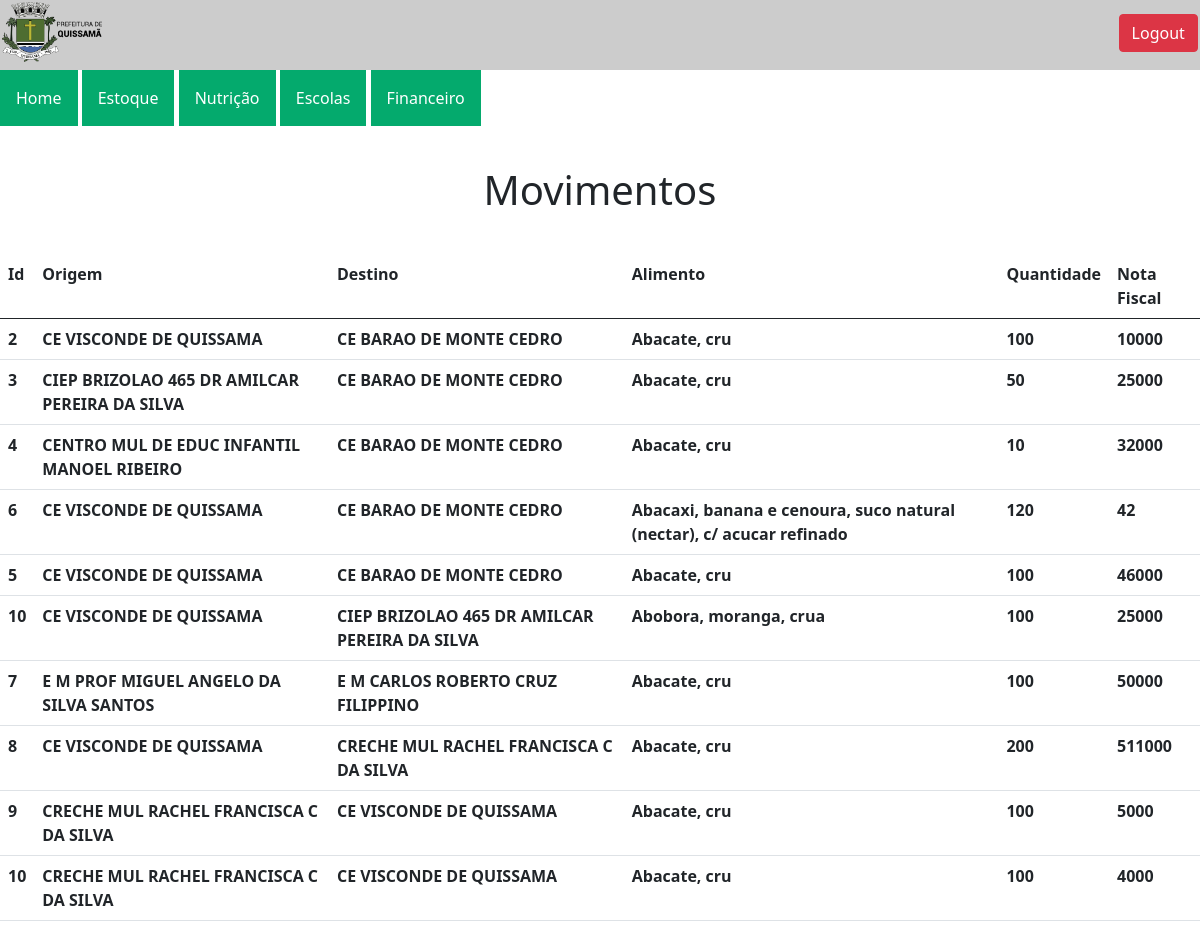
The app's page /movimentos (signed in) with its own data.
### app/models.py (models this page shows)
class Movimentos(db.Model, UserMixin):
    __tablename__ = 'Movimentos'
    id = db.Column(db.Integer, primary_key=True)
    Alimentos_id = db.Column(db.Integer, db.ForeignKey('Alimentos.alimentos_id'), primary_key=True)
    origem_id = db.Column(db.Integer, db.ForeignKey('Escolas.id'), primary_key=True)
    destino_id = db.Column(db.Integer, db.ForeignKey('Escolas.id'), primary_key=True)
    nota_fiscal = db.Column(db.Integer)
    quantidade = db.Column(db.Integer)
    alimentos = db.relationship('Alimentos', back_populates="alimentos_relat")
    origem = db.relationship('Escolas', foreign_keys=[origem_id])
    destino = db.relationship('Escolas', foreign_keys=[destino_id])

class Escolas(db.Model, UserMixin):
    __tablename__ = 'Escolas'
    id = db.Column(db.Integer, primary_key=True)
    nome = db.Column(db.String(84))
    bairro = db.Column(db.String(84))
    endereco = db.Column(db.String(84))
    alunos = db.Column(db.Integer)
    escolas_estoques = db.relationship("Estoque", back_populates="escolas")

class Alimentos(db.Model, UserMixin):
    __tablename__ = "Alimentos"
    alimentos_id = db.Column(db.Integer, primary_key=True)
    nome = db.Column(db.String(84), nullable = False)
    energia = db.Column(db.Float)
    proteina = db.Column(db.Float)
    lipideos = db.Column(db.Float)
    carboidratos = db.Column(db.Float)
    calcio = db.Column(db.Float)
    ferro = db.Column(db.Float)
    retinol = db.Column(db.Float)
    vitamina_c = db.Column(db.Float)
    sodio = db.Column(db.Float)
    restricao = db.Column(db.Integer)
    pratos_relat = db.relationship("pratos_alimentos", back_populates="alimentos")
    alimentos_relat = db.relationship("Movimentos", back_populates="alimentos")
    alimentos_estocados = db.relationship("Estoque", back_populates="alimentos")

### app/routes.py (the view)
    @app.route('/movimentos')
    def movimentos():
        movi = Movimentos.query.all()
        return render_template('movimentos.html', movi=movi)

### app/models.py (called while the page is built)
@login_manager.user_loader
def current_user(id):
    return User.query.get(id)

### app/templates/movimentos.html (shortened to what this page needs)
{% extends 'base_layout.html' %}
    {% block content %}
        <h1>Movimentos</h1>
        <table class='table'>
            <thread>
                <tr>
                    <th class='col'>Id</th>
                    <th class='col'>Origem</th>
                    <th class='col'>Destino</th>
                    <th class='col'>Alimento</th>
                    <th class='col'>Quantidade</th>
                    <th class='col'>Nota Fiscal</th>
                </tr>
            </thread>
            <tbody>
                {% for movimentos in movi %}
                    <tr>
                        <th scope='row'>{{ movimentos.id }}</th>
                        <th scope='row'>{{ movimentos.origem.nome }}</th>
                        <th scope='row'>{{ movimentos.destino.nome }}</th>
                        <th scope='row'>{{ movimentos.alimentos.nome }}</th>
                        <th scope='row'>{{ movimentos.quantidade }}</th>
                        <th scope='row'>{{ movimentos.nota_fiscal }}</th>
                    </tr>
                {% endfor %}
            </tbody>
        </table>
    {% endblock %}

### app/templates/base.html (style rules this page uses)
h1 { text-align: center; margin-bottom: 40px; margin-top: 40px; }

### records on screen
Movimentos: id "2", origem.nome "CE VISCONDE DE QUISSAMA", destino.nome "CE BARAO DE MONTE CEDRO", alimentos.nome "Abacate, cru", quantidade "100", nota_fiscal "10000"
Movimentos: id "3", origem.nome "CIEP BRIZOLAO 465 DR AMILCAR PEREIRA DA SILVA", destino.nome "CE BARAO DE MONTE CEDRO", alimentos.nome "Abacate, cru", quantidade "50", nota_fiscal "25000"
Movimentos: id "4", origem.nome "CENTRO MUL DE EDUC INFANTIL MANOEL RIBEIRO", destino.nome "CE BARAO DE MONTE CEDRO", alimentos.nome "Abacate, cru", quantidade "10", nota_fiscal "32000"
Movimentos: id "6", origem.nome "CE VISCONDE DE QUISSAMA", destino.nome "CE BARAO DE MONTE CEDRO", alimentos.nome "Abacaxi, banana e cenoura, suco natural (nectar), c/ acucar refinado", quantidade "120", nota_fiscal "42"
Movimentos: id "5", origem.nome "CE VISCONDE DE QUISSAMA", destino.nome "CE BARAO DE MONTE CEDRO", alimentos.nome "Abacate, cru", quantidade "100", nota_fiscal "46000"
Movimentos: id "10", origem.nome "CE VISCONDE DE QUISSAMA", destino.nome "CIEP BRIZOLAO 465 DR AMILCAR PEREIRA DA SILVA", alimentos.nome "Abobora, moranga, crua", quantidade "100", nota_fiscal "25000"
Movimentos: id "7", origem.nome "E M PROF MIGUEL ANGELO DA SILVA SANTOS", destino.nome "E M CARLOS ROBERTO CRUZ FILIPPINO", alimentos.nome "Abacate, cru", quantidade "100", nota_fiscal "50000"
Movimentos: id "8", origem.nome "CE VISCONDE DE QUISSAMA", destino.nome "CRECHE MUL RACHEL FRANCISCA C DA SILVA", alimentos.nome "Abacate, cru", quantidade "200", nota_fiscal "511000"
Movimentos: id "9", origem.nome "CRECHE MUL RACHEL FRANCISCA C DA SILVA", destino.nome "CE VISCONDE DE QUISSAMA", alimentos.nome "Abacate, cru", quantidade "100", nota_fiscal "5000"
Movimentos: id "10", origem.nome "CRECHE MUL RACHEL FRANCISCA C DA SILVA", destino.nome "CE VISCONDE DE QUISSAMA", alimentos.nome "Abacate, cru", quantidade "100", nota_fiscal "4000"
